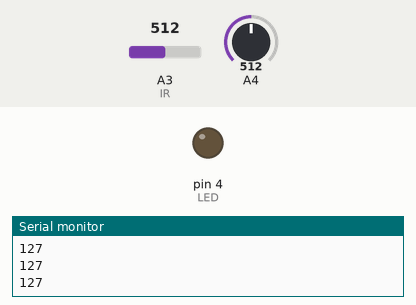
Bench run of a sketch on a simulated Arduino Uno, built with avr-gcc and run on an emulated ATmega328P. Parts: output pins drawn as LEDs (lit = HIGH), the last lines printed to the serial monitor. The test bench sets the inputs (shaded band); at power-on: A4 = 512, A3 (IR) = 512.

Above: at 1.2 s.
1.3 s: A4 set to 524
At 2.0 s:
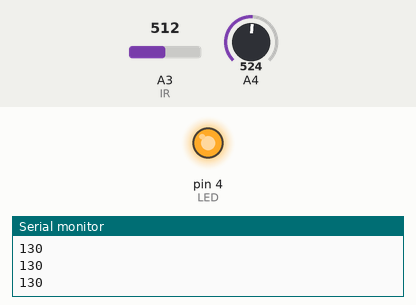
2.8 s: A4 set to 511
At 3.3 s:
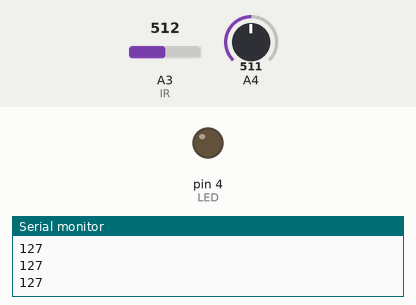
4.3 s: A4 set to 716
At 5.5 s:
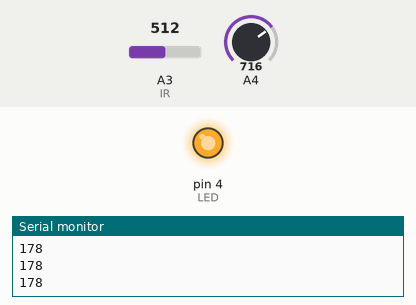
Timing chart, 0 to 7.3 s (numbered marks = the images above; inputs shaded):
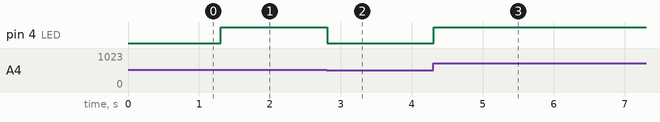

The sketch:

distance_sensor.ino
```cpp
long zero;
#define IR 17
#define LED 4

void setup() {
  // put your setup code here, to run once:
  Serial.begin(9600);
  pinMode(IR, INPUT);
  zero = 0;
  for (int i =0; i < 100; i++) {
    zero += analogRead(IR);
  }
  zero /= 100;
  pinMode(LED, OUTPUT);
}

void loop() {
  // put your main code here, to run repeatedly:
  int val = analogRead(A4);
  val = map(val, 0, 1023, 0, 255);
  int constrainedVal = constrain(val, 0, 255);
  Serial.println(constrainedVal);
  analogWrite(LED, constrainedVal);
}
```

Measured:
- the behaviour switches between 513 and 514 on A4 (found by bisection; images 0 and 1)
- after the input at 1.3 s, pin 4 (LED): LOW → HIGH at once
- after the input at 2.8 s, pin 4 (LED): HIGH → LOW at once
- after the input at 4.3 s, pin 4 (LED): LOW → HIGH at once
